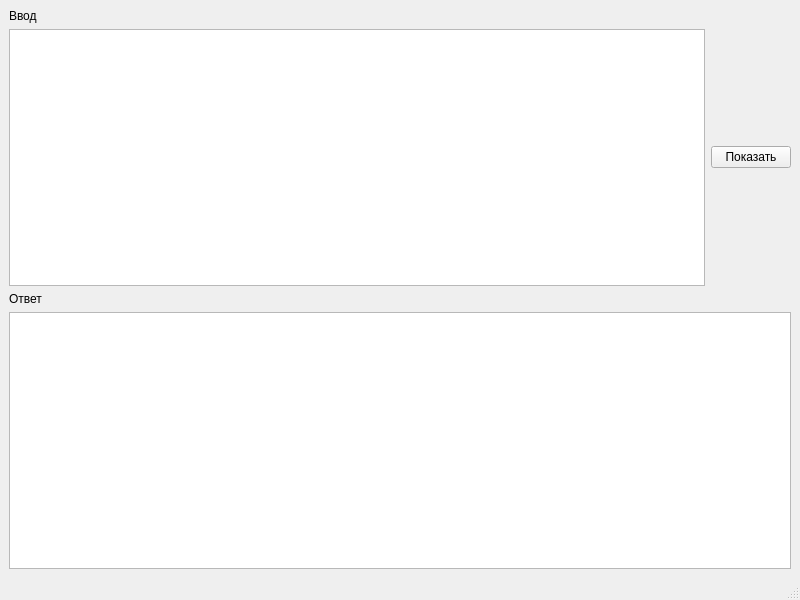
<?xml version="1.0" encoding="UTF-8"?>
<ui version="4.0">
 <class>MainWindow</class>
 <widget class="QMainWindow" name="MainWindow">
  <property name="geometry">
   <rect>
    <x>0</x>
    <y>0</y>
    <width>800</width>
    <height>600</height>
   </rect>
  </property>
  <property name="windowTitle">
   <string>MainWindow</string>
  </property>
  <widget class="QWidget" name="centralwidget">
   <layout class="QHBoxLayout" name="horizontalLayout_2">
    <item>
     <layout class="QVBoxLayout" name="verticalLayout">
      <item>
       <widget class="QLabel" name="label">
        <property name="text">
         <string>Ввод</string>
        </property>
       </widget>
      </item>
      <item>
       <layout class="QHBoxLayout" name="horizontalLayout">
        <item>
         <widget class="QTextEdit" name="textEdit"/>
        </item>
        <item>
         <widget class="QPushButton" name="pushButton">
          <property name="text">
           <string>Показать</string>
          </property>
         </widget>
        </item>
       </layout>
      </item>
      <item>
       <widget class="QLabel" name="label_2">
        <property name="text">
         <string>Ответ</string>
        </property>
       </widget>
      </item>
      <item>
       <widget class="QTableWidget" name="tableWidget"/>
      </item>
     </layout>
    </item>
   </layout>
  </widget>
  <widget class="QMenuBar" name="menubar">
   <property name="geometry">
    <rect>
     <x>0</x>
     <y>0</y>
     <width>800</width>
     <height>21</height>
    </rect>
   </property>
  </widget>
  <widget class="QStatusBar" name="statusbar"/>
 </widget>
 <resources/>
 <connections/>
</ui>
